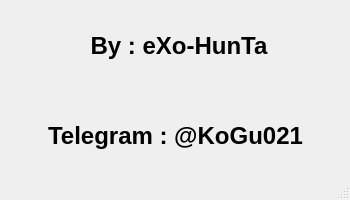
<?xml version="1.0" encoding="UTF-8"?>
<ui version="4.0">
 <class>MainWindow</class>
 <widget class="QMainWindow" name="MainWindow">
  <property name="geometry">
   <rect>
    <x>0</x>
    <y>0</y>
    <width>350</width>
    <height>200</height>
   </rect>
  </property>
  <property name="minimumSize">
   <size>
    <width>350</width>
    <height>200</height>
   </size>
  </property>
  <property name="maximumSize">
   <size>
    <width>350</width>
    <height>200</height>
   </size>
  </property>
  <property name="baseSize">
   <size>
    <width>350</width>
    <height>200</height>
   </size>
  </property>
  <property name="windowTitle">
   <string>درباره من</string>
  </property>
  <property name="windowIcon">
   <iconset>
    <normaloff>FxHome.Ir_daneshgah-azad.png</normaloff>FxHome.Ir_daneshgah-azad.png</iconset>
  </property>
  <widget class="QWidget" name="centralwidget">
   <widget class="QLabel" name="label">
    <property name="geometry">
     <rect>
      <x>69</x>
      <y>10</y>
      <width>220</width>
      <height>71</height>
     </rect>
    </property>
    <property name="font">
     <font>
      <family>Arial</family>
      <pointsize>18</pointsize>
      <weight>75</weight>
      <bold>true</bold>
     </font>
    </property>
    <property name="text">
     <string>By : eXo-HunTa</string>
    </property>
    <property name="alignment">
     <set>Qt::AlignCenter</set>
    </property>
   </widget>
   <widget class="QLabel" name="label_2">
    <property name="geometry">
     <rect>
      <x>20</x>
      <y>100</y>
      <width>311</width>
      <height>71</height>
     </rect>
    </property>
    <property name="font">
     <font>
      <family>Arial</family>
      <pointsize>18</pointsize>
      <weight>75</weight>
      <bold>true</bold>
     </font>
    </property>
    <property name="text">
     <string>Telegram : @KoGu021</string>
    </property>
    <property name="alignment">
     <set>Qt::AlignCenter</set>
    </property>
   </widget>
  </widget>
  <widget class="QStatusBar" name="statusbar"/>
 </widget>
 <resources/>
 <connections/>
</ui>
